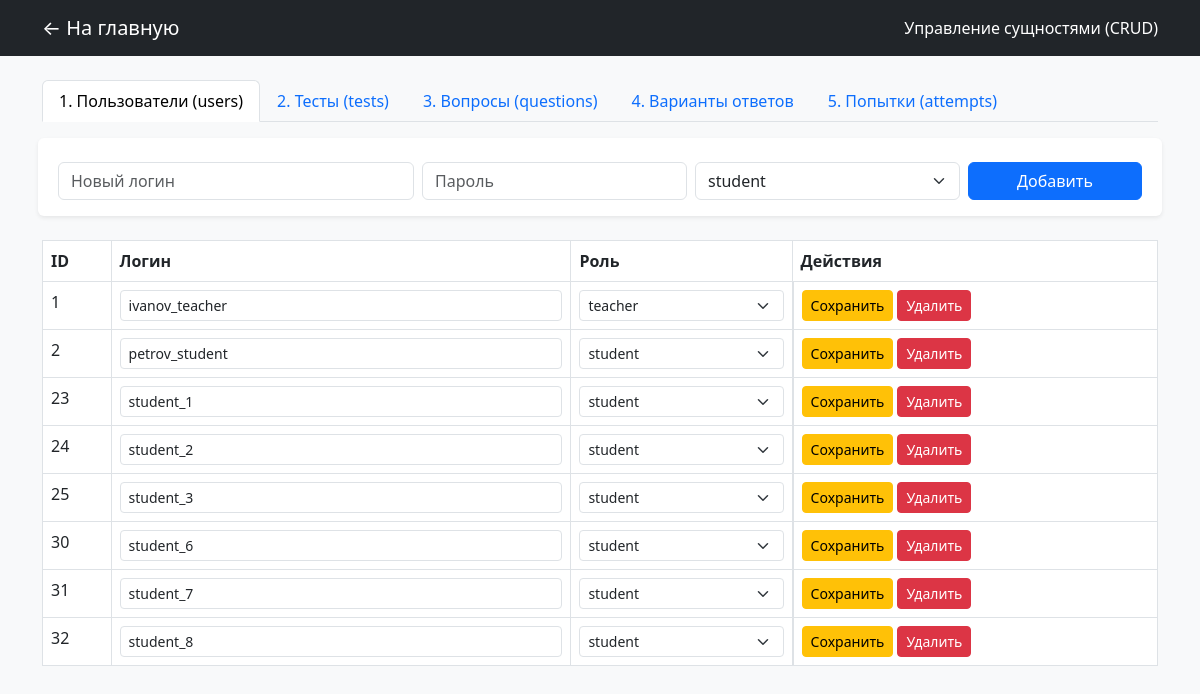
The page /crud.php (signed in) on the database as committed earlier.
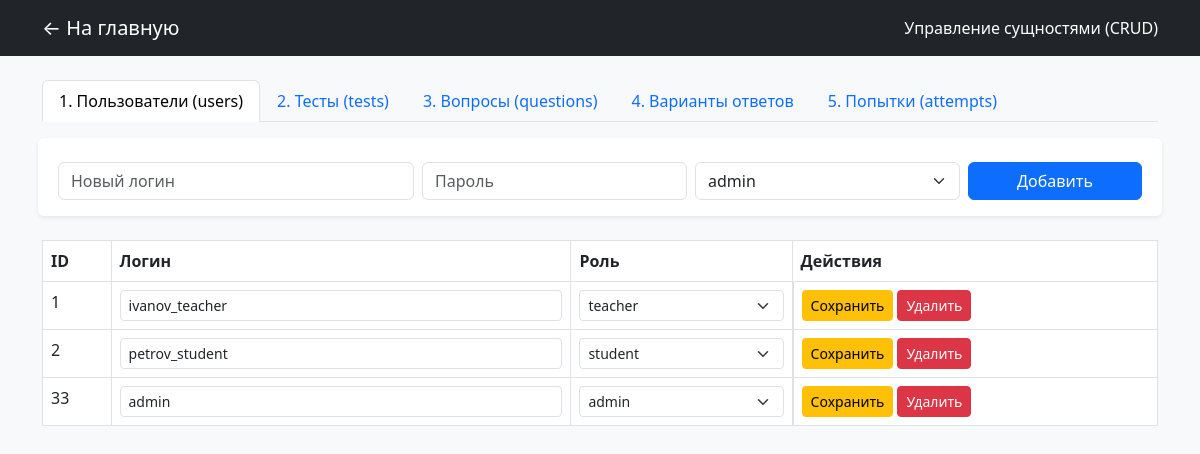
The same page on the database as committed later.
### tables this page shows
CREATE TABLE `users` (
  `id` int(11) NOT NULL AUTO_INCREMENT,
  `login` varchar(50) NOT NULL,
  `full_name` varchar(150) NOT NULL DEFAULT '',
  `password_hash` varchar(255) NOT NULL,
  `role_id` int(11) NOT NULL,
  PRIMARY KEY (`id`),
  UNIQUE KEY `login` (`login`),
  KEY `role_id` (`role_id`),
  CONSTRAINT `users_ibfk_1` FOREIGN KEY (`role_id`) REFERENCES `roles` (`id`)
);

CREATE TABLE `roles` (
  `id` int(11) NOT NULL AUTO_INCREMENT,
  `name` varchar(50) NOT NULL,
  PRIMARY KEY (`id`),
  UNIQUE KEY `name` (`name`)
);

### crud.php (the view, shortened to what this page needs)
<?php
require_once 'db.php';
$tab = $_GET['tab'] ?? 'users';
$roles     = $pdo->query("SELECT * FROM roles")->fetchAll();
?>
<!DOCTYPE html>
<html lang="ru">
<head>
    <link href="https://cdn.jsdelivr.net/npm/bootstrap@5.3.0/dist/css/bootstrap.min.css" rel="stylesheet">
</head>
<body class="bg-light">
<nav class="navbar navbar-dark bg-dark mb-4">
    <div class="container">
        <a class="navbar-brand" href="index.php">← На главную</a>
        <span class="navbar-text text-white">Управление сущностями (CRUD)</span>
    </div>
</nav>
<div class="container">
    <ul class="nav nav-tabs mb-4">
        <li class="nav-item"><a class="nav-link <?= $tab==='users'?'active':'' ?>" href="?tab=users">1. Пользователи (users)</a></li>
        <li class="nav-item"><a class="nav-link <?= $tab==='tests'?'active':'' ?>" href="?tab=tests">2. Тесты (tests)</a></li>
        <li class="nav-item"><a class="nav-link <?= $tab==='questions'?'active':'' ?>" href="?tab=questions">3. Вопросы (questions)</a></li>
        <li class="nav-item"><a class="nav-link <?= $tab==='options'?'active':'' ?>" href="?tab=options">4. Варианты ответов</a></li>
        <li class="nav-item"><a class="nav-link <?= $tab==='attempts'?'active':'' ?>" href="?tab=attempts">5. Попытки (attempts)</a></li>
    </ul>
    <?php if ($tab === 'users'): ?>
        <form method="POST" class="row g-2 mb-4 bg-white p-3 rounded shadow-sm">
            <div class="col-md-4"><input type="text" name="login" class="form-control" placeholder="Новый логин" required></div>
            <div class="col-md-3"><input type="text" name="password" class="form-control" placeholder="Пароль" required></div>
            <div class="col-md-3">
                <select name="role_id" class="form-select">
                    <?php foreach ($roles as $r): ?><option value="<?= $r['id'] ?>"><?= htmlspecialchars($r['name']) ?></option><?php endforeach; ?>
                </select>
            </div>
            <div class="col-md-2"><button class="btn btn-primary w-100">Добавить</button></div>
        </form>
        <table class="table table-bordered bg-white">
            <tr><th>ID</th><th>Логин</th><th>Роль</th><th>Действия</th></tr>
            <?php
            $rows = $pdo->query("SELECT u.*, r.name AS role_name FROM users u JOIN roles r ON u.role_id = r.id ORDER BY u.id")->fetchAll();
            foreach ($rows as $row): ?>
            <tr>
                <form method="POST">
                    <td><?= $row['id'] ?><input type="hidden" name="id" value="<?= $row['id'] ?>"></td>
                    <td><input type="text" name="login" value="<?= htmlspecialchars($row['login']) ?>" class="form-control form-control-sm"></td>
                    <td>
                        <select name="role_id" class="form-select form-select-sm">
                            <?php foreach ($roles as $r): ?>
                                <option value="<?= $r['id'] ?>" <?= $r['id']==$row['role_id']?'selected':'' ?>><?= htmlspecialchars($r['name']) ?></option>
                            <?php endforeach; ?>
                        </select>
                    </td>
                    <td class="d-flex gap-1">
                        <button name="action" value="update" class="btn btn-sm btn-warning">Сохранить</button>
                        <button name="action" value="delete" class="btn btn-sm btn-danger" onclick="return confirm('Удалить?')">Удалить</button>
                    </td>
                </form>
            </tr>
            <?php endforeach; ?>
        </table>
    <?php endif; ?>
</div>
</body>
</html>

Rows that differ between the two databases and show on the page:
removed users: id "23", login "student_1", role_id "student"
removed users: id "24", login "student_2", role_id "student"
removed users: id "25", login "student_3", role_id "student"
removed users: id "30", login "student_6", role_id "student"
removed users: id "31", login "student_7", role_id "student"
removed users: id "32", login "student_8", role_id "student"
added users: id "33", login "admin", role_id "admin"
Other text that changed with them:
form field role_id: "student" → "admin"
